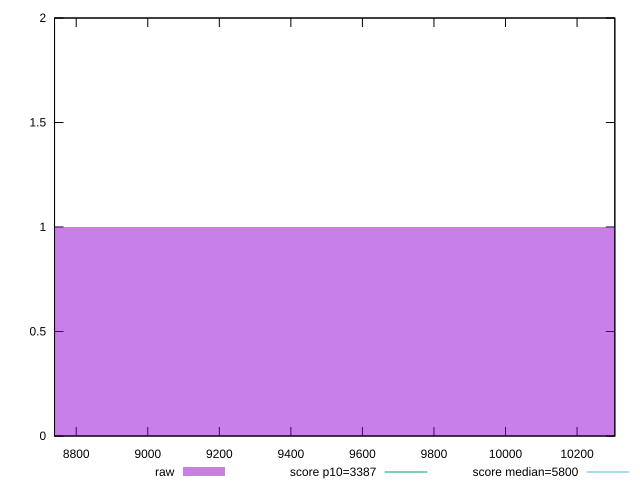

This chart was generated by the following gnuplot code:
reset

$raw <<EOF
10364.695868371486 1
7773.521901278615 1
EOF

set key outside below
set boxwidth 2591.1739670928714
set xrange [8739.35809623992:10305.594427902917]
set yrange [0:2]
set trange [0:2]
set style fill transparent solid 0.5 noborder

set parametric
set terminal svg size 640, 490 enhanced background rgb 'white'
set output "reports/report_00030_2021-02-24T20-42-31.540Z/speed-index/samples/astro/raw/histogram.svg"

plot $raw title "raw" with boxes, \
     3387,t title "score p10=3387", \
     5800,t title "score median=5800"

reset
